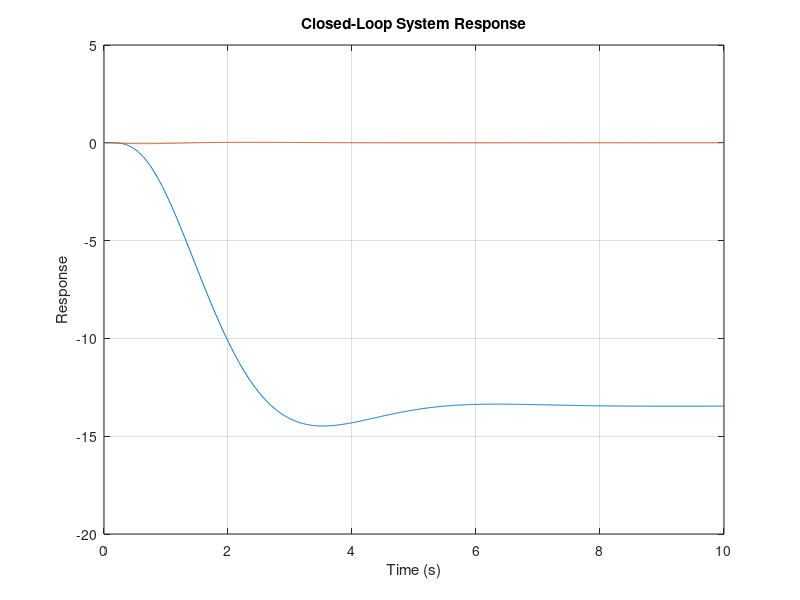

Here is the MATLAB script that generated this plot: (Note: this script raises an error after producing the figure.)

M = 1;  % جرم بدنه
m = 0.1;  % جرم چرخ
l = 0.5;  % فاصله مرکز جرم بدنه تا محور چرخ
I = 0.006;  % ممان اینرسی بدنه حول مرکز جرم
g = 9.81;  % شتاب گرانش

A = [0, 1, 0, 0;  0, 0, m*l/(M+m), 0;  0, 0, 0, 1; 0, 0, (M+m)*g/(I + m*l^2), 0];
B = [0; 1/(M+m); 0; -m*l/((M+m)*(I + m*l^2))];
C = [1, 0, 0, 0; 0, 0, 1, 0];
D = [0; 0];
p1 = -0.84 + 1.12i;
p2 = -0.84 - 1.12i;
p3 = -3;
p4 = -4;
K = place(A, B, [p1 p2 p3 p4]);
Acl = A - B * K;
Bcl = B;
Ccl = C;
Dcl = D;

sys_cl = ss(Acl, Bcl, Ccl, Dcl);
t = 0:0.01:10;
u = ones(size(t)); % ورودی پله واحد
[y, t, x] = lsim(sys_cl, u, t);

% رسم پاسخ زمانی
plot(t, y);
xlabel('Time (s)');
ylabel('Response');
title('Closed-Loop System Response');
grid on;

% محاسبه معیارهای عملکردی
info = stepinfo(y, t);
Ts = info.SettlingTime;
OS = info.Overshoot;
disp(OS);
disp(Ts);
